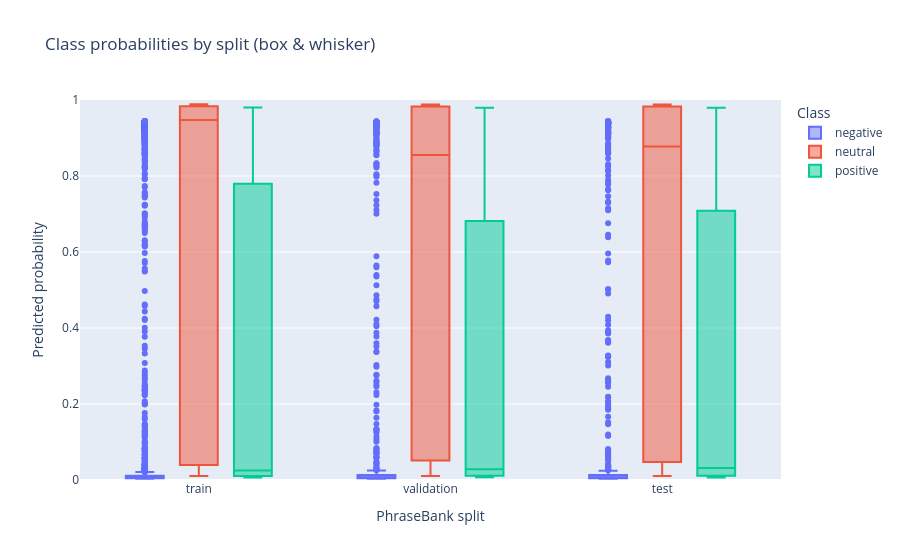
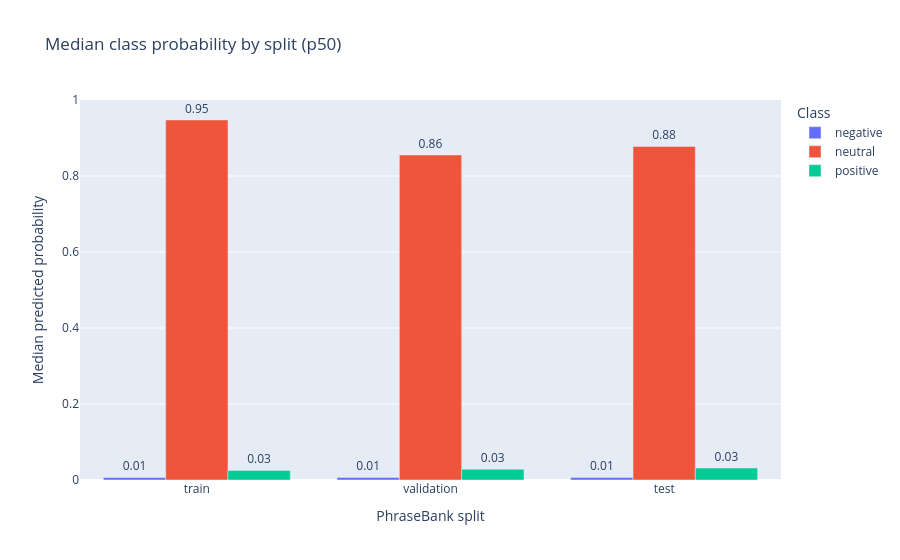

Notebook source saved alongside these figures, in order:
### Code cell
# ── 4. Class probability distribution across PhraseBank splits ───────────────
CLASS_ORDER = ["negative", "neutral", "positive"]

long_probs = phrasebank_probability_chart_frame()
split_order = long_probs["split"].cat.categories.tolist()

fig_box, fig_p50, p50 = split_series_distribution_figures(
    long_probs,
    x="split",
    y="probability",
    series="class",
    category_orders={"split": split_order, "class": CLASS_ORDER},
    axis_labels={
        "split": "PhraseBank split",
        "probability": "Predicted probability",
        "p50": "Median predicted probability",
        "class": "Class",
    },
    box_title="Class probabilities by split (box & whisker)",
    median_title="Median class probability by split (p50)",
    median_col="p50",
    x_hover_label="PhraseBank split",
    series_hover_label="Class",
    y_hover_label="Predicted probability",
    median_y_hover_label="Median predicted probability",
)
fig_box.show()
fig_p50.show()

# ── 5. Verify PhraseBank checkpoint, dataset, and RavenPack labels all match ─
raw = load_phrasebank()
_, dataset_id2label, _ = label_maps(raw)

validate_phrasebank_ravenpack_label_alignment()

### Figure 1 — Plotly figure (JSON) as saved in the notebook; plotly's stock layout.template omitted (floating-point values rounded to 4 significant figures; data arrays with more than 128 entries replaced by an {"elided": "..."} marker saying what was removed)
{"data": [{"alignmentgroup": "True", "boxpoints": "outliers", "hovertemplate": "PhraseBank split: %{x}<br>Class: %{fullData.name}<br>Predicted probability: %{y:.3f}<extra></extra>", "legendgroup": "negative", "marker": {"color": "#636efa"}, "name": "negative", "notched": false, "offsetgroup": "negative", "orientation": "v", "showlegend": true, "type": "box", "x": {"elided": "4846 str values"}, "x0": " ", "xaxis": "x", "y": {"elided": "4846 float values"}, "y0": " ", "yaxis": "y"}, {"alignmentgroup": "True", "boxpoints": "outliers", "hovertemplate": "PhraseBank split: %{x}<br>Class: %{fullData.name}<br>Predicted probability: %{y:.3f}<extra></extra>", "legendgroup": "neutral", "marker": {"color": "#EF553B"}, "name": "neutral", "notched": false, "offsetgroup": "neutral", "orientation": "v", "showlegend": true, "type": "box", "x": {"elided": "4846 str values"}, "x0": " ", "xaxis": "x", "y": {"elided": "4846 float values"}, "y0": " ", "yaxis": "y"}, {"alignmentgroup": "True", "boxpoints": "outliers", "hovertemplate": "PhraseBank split: %{x}<br>Class: %{fullData.name}<br>Predicted probability: %{y:.3f}<extra></extra>", "legendgroup": "positive", "marker": {"color": "#00cc96"}, "name": "positive", "notched": false, "offsetgroup": "positive", "orientation": "v", "showlegend": true, "type": "box", "x": {"elided": "4846 str values"}, "x0": " ", "xaxis": "x", "y": {"elided": "4846 float values"}, "y0": " ", "yaxis": "y"}], "layout": {"boxmode": "group", "hovermode": "closest", "legend": {"title": {"text": "Class"}, "tracegroupgap": 0}, "title": {"text": "Class probabilities by split (box & whisker)"}, "xaxis": {"anchor": "y", "categoryarray": ["train", "validation", "test"], "categoryorder": "array", "domain": [0, 1], "title": {"text": "PhraseBank split"}}, "yaxis": {"anchor": "x", "domain": [0, 1], "range": [0, 1], "title": {"text": "Predicted probability"}}}}

### Figure 2 — Plotly figure (JSON) as saved in the notebook; plotly's stock layout.template omitted (floating-point values rounded to 4 significant figures)
{"data": [{"alignmentgroup": "True", "hovertemplate": "PhraseBank split: %{x}<br>Class: %{fullData.name}<br>Median predicted probability: %{y:.3f}<extra></extra>", "legendgroup": "negative", "marker": {"color": "#636efa", "pattern": {"shape": ""}}, "name": "negative", "offsetgroup": "negative", "orientation": "v", "showlegend": true, "text": [0.0066, 0.0069, 0.0068], "textposition": "outside", "texttemplate": "%{y:.2f}", "type": "bar", "x": ["train", "validation", "test"], "xaxis": "x", "y": [0.0066, 0.0069, 0.0068], "yaxis": "y"}, {"alignmentgroup": "True", "hovertemplate": "PhraseBank split: %{x}<br>Class: %{fullData.name}<br>Median predicted probability: %{y:.3f}<extra></extra>", "legendgroup": "neutral", "marker": {"color": "#EF553B", "pattern": {"shape": ""}}, "name": "neutral", "offsetgroup": "neutral", "orientation": "v", "showlegend": true, "text": [0.9476, 0.8555, 0.878], "textposition": "outside", "texttemplate": "%{y:.2f}", "type": "bar", "x": ["train", "validation", "test"], "xaxis": "x", "y": [0.9476, 0.8555, 0.878], "yaxis": "y"}, {"alignmentgroup": "True", "hovertemplate": "PhraseBank split: %{x}<br>Class: %{fullData.name}<br>Median predicted probability: %{y:.3f}<extra></extra>", "legendgroup": "positive", "marker": {"color": "#00cc96", "pattern": {"shape": ""}}, "name": "positive", "offsetgroup": "positive", "orientation": "v", "showlegend": true, "text": [0.0251, 0.0282, 0.03145], "textposition": "outside", "texttemplate": "%{y:.2f}", "type": "bar", "x": ["train", "validation", "test"], "xaxis": "x", "y": [0.0251, 0.0282, 0.03145], "yaxis": "y"}], "layout": {"barmode": "group", "hovermode": "closest", "legend": {"title": {"text": "Class"}, "tracegroupgap": 0}, "title": {"text": "Median class probability by split (p50)"}, "xaxis": {"anchor": "y", "categoryarray": ["train", "validation", "test"], "categoryorder": "array", "domain": [0, 1], "title": {"text": "PhraseBank split"}}, "yaxis": {"anchor": "x", "domain": [0, 1], "range": [0, 1], "title": {"text": "Median predicted probability"}}}}
